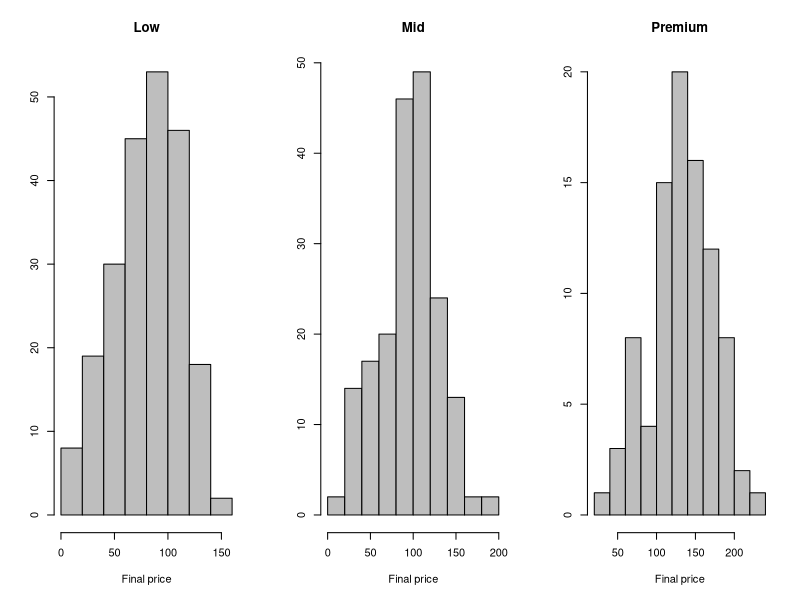

Reproduce this figure in R. (Note: this script raises an error after producing the figure.)
# Exam 477001

# changing the language to English
Sys.setlocale("LC_ALL","English")
Sys.setenv(LANGUAGE='en')

##############################################################################
getwd()

# Load libraries 
library(tidyverse)
library(dplyr)

# Read the data
data <- read.csv("secondhand_fashion.csv", sep = "%", dec = ",")

id <- 477001  
set.seed(id)
myData <- as.data.frame(data[sample(1:10000, 500, replace = FALSE), ])

# Checking the data and its structure
names(data)
head(data)
summary(data)
str(data)

##############################################################################
# TASK 1 - Variable types analysis
##############################################################################
# Current types:
# Col - Current Type -> Target type
# SaleDate - chr  -> Date
# BrandTier - chr -> factor
# SellerRating - num  -> numeric
# DiscountApplied - chr -> factor
# FinalPrice - chr  -> numeric

##############################################################################
# TASK 2 - Rename ItemDetails to ListingInfo
##############################################################################

names(myData)[names(myData) == "ItemDetails"] <- "ListingInfo"

# Check
names(myData)
head(myData$ListingInfo)

#############################################################################
# TASK 3 - Listing Info Split into Category and Condition
##############################################################################

split_info <- strsplit(myData$ListingInfo, "_")

myData$Category <- sapply(split_info, function(x) x[1])
myData$Condition <- sapply(split_info, function(x) x[2])

# Check
head(myData)

##############################################################################
# TASK 4 - Transforming SaleDate to date format
##############################################################################
# "2023//11//02"

# Removing //
myData$SaleDate <- gsub("//", "-", myData$SaleDate)

# Transormation
myData$SaleDate <- as.Date(myData$SaleDate, format = "%Y-%m-%d")

# Check
head(myData$SaleDate)
str(myData$SaleDate)

##############################################################################
# TASK 5 - Removing mixed data types in FinalPrice and converitng to num
##############################################################################

# Removing USD and conversion to num
myData$FinalPrice <- gsub(" USD", "", myData$FinalPrice)
myData$FinalPrice <- as.numeric(myData$FinalPrice)

# Check
head(myData$FinalPrice)
str(myData$FinalPrice)

##############################################################################
# TASK 6 - Average FinalPrice for sellerRating > 4.6 in range 1–5 (meaning high rate)
##############################################################################

high_rated <- myData[myData$SellerRating > 4.6, ]
avg_price_high_rated <- mean(high_rated$FinalPrice)
avg_price_high_rated

##############################################################################
# TASK 7 - Adding PricePerDayListed variable (FinalPrice / DaysListed )
##############################################################################

myData$PricePerDayListed <- myData$FinalPrice / myData$DaysListed

# Check
head(myData)

##############################################################################
# TASK 8 - Listing Max FinalPrice for New items in Premium tier
##############################################################################

new_premium <- myData[myData$Condition == "New" & myData$BrandTier == "Premium", ]

max_price_new_premium <- max(new_premium$FinalPrice)
max_price_new_premium

##############################################################################
# TASK 9 - Three Histograms (FinalPrice for different values of BrandTier)
##############################################################################

# Setup
par(mfrow = c(1, 3))

# Three Hist
hist(myData$FinalPrice[myData$BrandTier == "Low"],
     main = "Low",
     xlab = "Final price",
     ylab = "",
     col = "gray")

hist(myData$FinalPrice[myData$BrandTier == "Mid"],
     main = "Mid",
     xlab = "Final price",
     ylab = "",
     col = "gray")

hist(myData$FinalPrice[myData$BrandTier == "Premium"],
     main = "Premium",
     xlab = "Final price",
     ylab = "",
     col = "gray")

# Restoring Plots
par(mfrow = c(1, 1))

##############################################################################
# TASK 10 - Linear Fuction
##############################################################################

myModel <- lm(FinalPrice ~ BrandTier + Category + Condition + DaysListed + SellerRating + DiscountApplied + ShippingMethod, data = myData)

# Sumarry
summary(myModel)

# Extracting the coefficient for DiscountApplied + meaning
coef(myModel)["DiscountAppliedYes"]
# -10.28607
# The coefficient for DiscountAppliedYes shows how much the FinalPrice changes in average when a discount is applied compared to no discount.
# If -, items with discount sell for less money.
# If +, items with discount sell for more money.

##############################################################################
# TASK 11 - Summary table by Category and Condition
##############################################################################

summary_table <- data.frame(
  Category = summary_table$Category,
  Condition = summary_table$Condition,
  AveragePrice = summary_table$FinalPrice[, "mean"],
  MaxDaysListed = summary_table$DaysListed[, "max"]
)

# Summary
print(summary_table)

##############################################################################
# TASK 12 - Introduce NA values and replace by median
##############################################################################

# Every 32nd item NA
myData$FinalPrice[seq(32, nrow(myData), by = 32)] <- NA

# Sum NAs
sum(is.na(myData$FinalPrice))

# Calculating median (ignoring NA values)
median_price <- median(myData$FinalPrice, na.rm = TRUE)
median_price

##############################################################################
# TASK Bonus
##############################################################################

# According to Task 6, the higher rating, the higher average prices, meaning buyers trust high rated sellers and are willing to pay more. 
# This would increase seller revenue. My recommendation is based on evidence from the analysis. 
